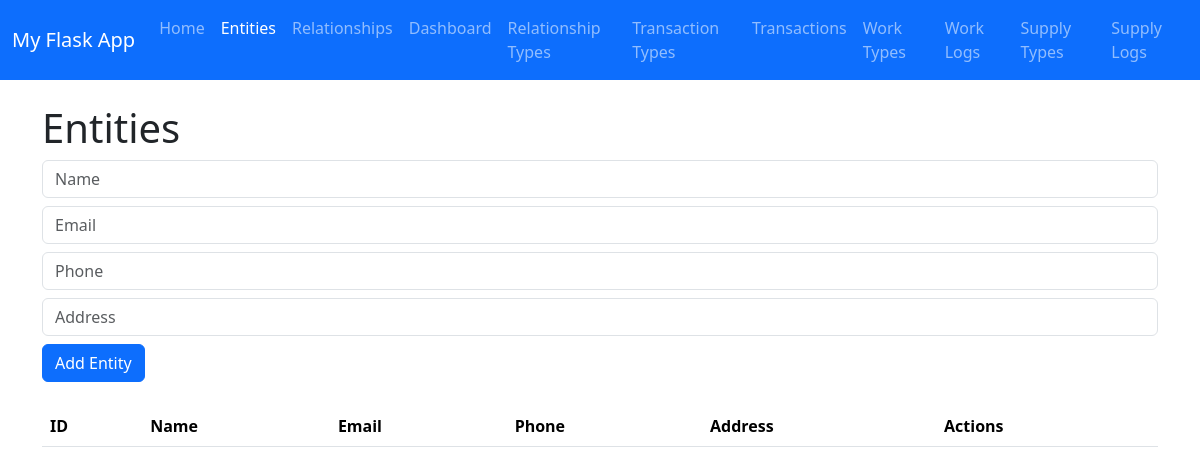
/entities, run on an earlier commit of the app's database.
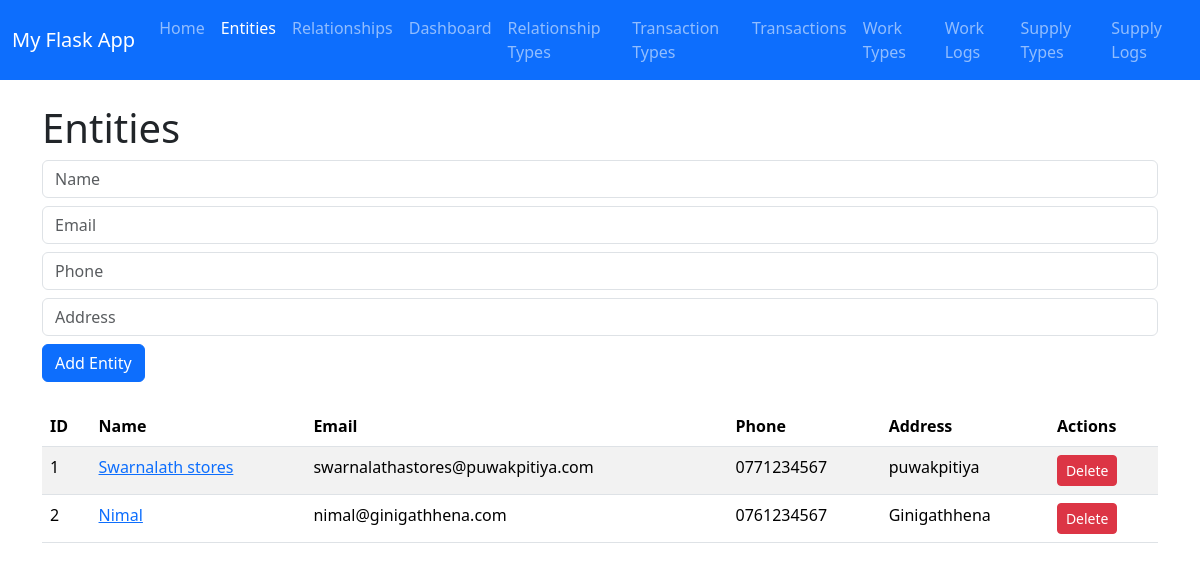
And on a later commit of the database.
### app.py (models this page shows, shortened)
class Entity(db.Model):
    id = db.Column(db.Integer, primary_key=True)  # Unique ID
    name = db.Column(db.String(100), nullable=False)
    email = db.Column(db.String(120), nullable=False, unique=True)
    phone = db.Column(db.String(20), nullable=False)
    address = db.Column(db.String(200), nullable=True)  # New attribut

### app.py (the view)
@app.route("/entities")
def entities():
    all_entities = Entity.query.all()
    return render_template("entities.html", title="Entities", entities=all_entities)

### templates/entities.html (shortened to what this page needs)
{% extends "base.html" %}
{% block content %}
<h1>Entities</h1>
<form method="POST" action="{{ url_for('add_entity') }}" class="mb-4">
    <div class="mb-2">
        <input type="text" name="name" placeholder="Name" class="form-control" required>
    </div>
    <div class="mb-2">
        <input type="email" name="email" placeholder="Email" class="form-control" required>
    </div>
    <div class="mb-2">
        <input type="text" name="phone" placeholder="Phone" class="form-control" required>
    </div>
    <div class="mb-2">
        <input type="text" name="address" placeholder="Address" class="form-control">
    </div>
    <button type="submit" class="btn btn-primary">Add Entity</button>
</form>
<table class="table table-striped">
    <thead>
        <tr>
            <th>ID</th>
            <th>Name</th>
            <th>Email</th>
            <th>Phone</th>
            <th>Address</th>
            <th>Actions</th>
        </tr>
    </thead>
    <tbody>
        {% for entity in entities %}
        <tr>
            <td>{{ entity.id }}</td>
            <td>
                <a href="{{ url_for('entity_info', entity_id=entity.id) }}">
                {{ entity.name }}
              </a>
            </td>
            <td>{{ entity.email }}</td>
            <td>{{ entity.phone }}</td>
            <td>{{ entity.address }}</td>
            <td>
                <button class="btn btn-danger btn-sm delete-entity-btn" data-id="{{ entity.id }}">Delete</button>
            </td>
        </tr>
        {% endfor %}
    </tbody>
</table>
{% endblock %}

What changed in the data, as far as the page shows it:
added Entity: id "1", name "Swarnalath stores", email "swarnalathastores@puwakpitiya.com", phone "0771234567", address "puwakpitiya"
added Entity: id "2", name "Nimal", email "nimal@ginigathhena.com", phone "0761234567", address "Ginigathhena"
